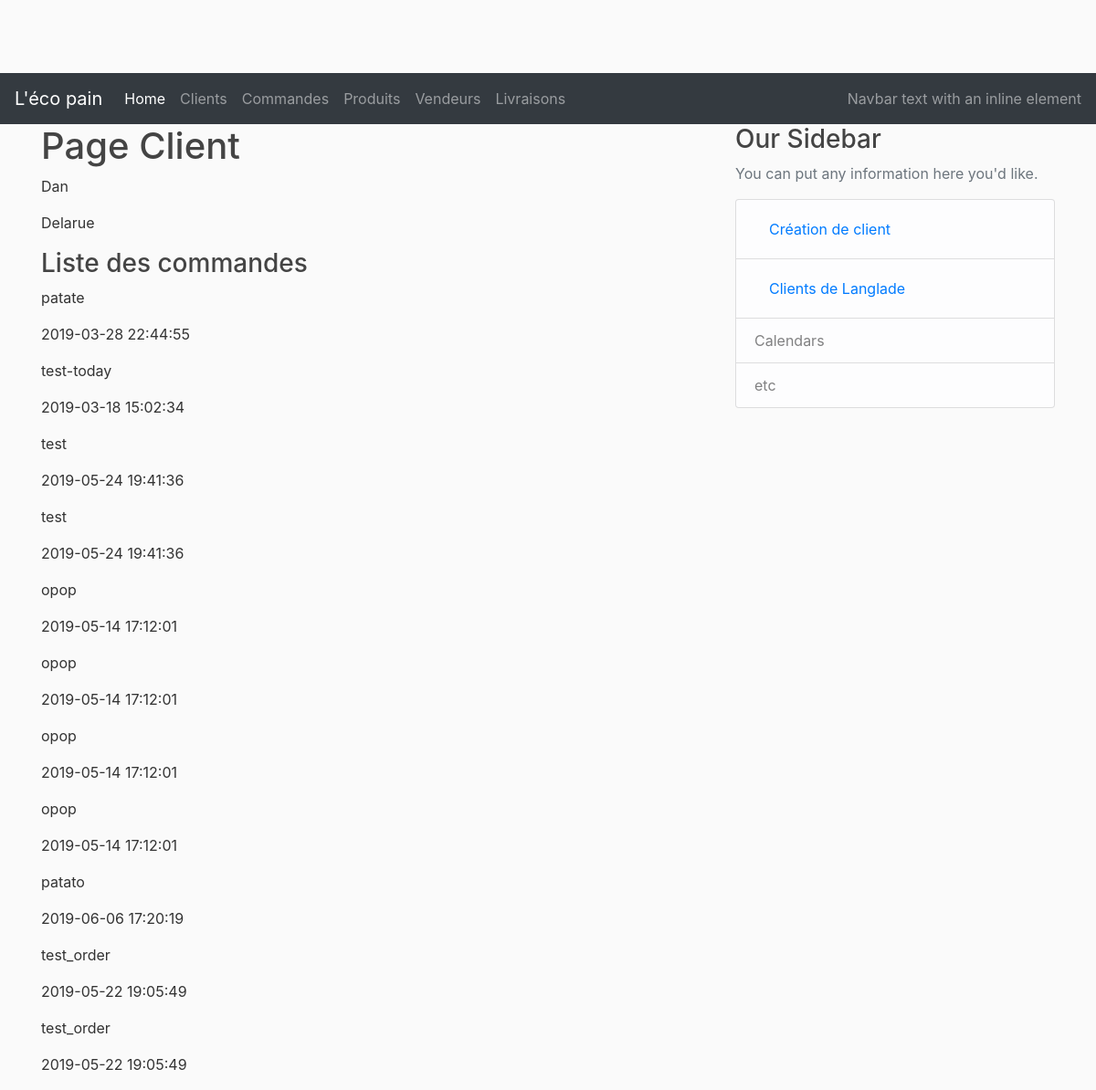
The app's page /customers/5 with its own data.
### lecopain/dao/customer.py (models this page shows, shortened)
class Customer(db.Model)        :
    __tablename__               = 'customers'
    id                          = db.Column(db.Integer, primary_key                             = True)
    firstname                   = db.Column(db.String(50), nullable                             = False)
    lastname                    = db.Column(db.String(50), nullable                             = False)
    address                     = db.Column(db.String(200))
    cp                          = db.Column(db.String(20))
    city                        = db.Column(db.String(50))
    email                       = db.Column(db.String(200), nullable                            = False)
    created_at                  = db.Column(db.DateTime, nullable                               = False, default = datetime.utcnow)
    orders                      = db.relationship('CustomerOrder', backref                      = 'owner', lazy  = True)

class CustomerOrder(db.Model)   :
    __tablename__               = 'customer_orders'
    id                          = db.Column(db.Integer, primary_key                             = True)
    title                       = db.Column(db.String(50), nullable                             = False)
    delivery_dt                 = db.Column(db.DateTime)
    created_at                  = db.Column(db.DateTime, nullable                               = False, default = datetime.utcnow)
    customer_id                 = db.Column(db.Integer, db.ForeignKey('customers.id'), nullable = False)
    status                      = db.Column(db.String(20), nullable                             = False)

### lecopain/controllers/customer_controller.py (the view)
@customer_page.route("/customers/<int:customer_id>")
def customer(customer_id):
    customer = Customer.query.get_or_404(customer_id)
    return render_template('/customers/customer.html', customer=customer)

### lecopain/templates/customers/customer.html
{% extends "layout.html" %}
{% block content %}
    <h1>Page Client</h1>
    <div class="content-section">
        <p>{{customer.firstname}}</p>
        <p>{{customer.lastname}}</p>
    </div>
    <div>
        <h3>Liste des commandes</h3>
    </div>
    <div class="content-section">
        {% for order in customer.orders %}
            <p>{{order.title}}</p>
            <p>{{order.delivery_dt}}</p>
        {% endfor %}
    </div>
{% endblock %}
{% block right_menu %}
<div class="content-section">
    <h3>Our Sidebar</h3>
    <p class='text-muted'>You can put any information here you'd like.
        <ul class="list-group">
        <li class="list-group-item list-group-item-light">
                <a class="nav-link" href="/customers/new">Création de client</a></li>
        <li class="list-group-item list-group-item-light">
                <a class="nav-link" href="/customers/city/Langlade">Clients de Langlade</a></li>
        <li class="list-group-item list-group-item-light">Calendars</li>
        <li class="list-group-item list-group-item-light">etc</li>
        </ul>
    </p>
</div>
{% endblock %}

### lecopain/static/main.css (style rules this page uses)
body { background: #fafafa; color: #333333; margin-top: 5rem; }
h1, h2, h3, h4, h5, h6 { color:#444444; }

### records on screen
Customer: firstname "Dan", lastname "Delarue"
CustomerOrder: title "patate", delivery_dt "2019-03-28 22:44:55"
CustomerOrder: title "test-today", delivery_dt "2019-03-18 15:02:34"
CustomerOrder: title "test", delivery_dt "2019-05-24 19:41:36"
CustomerOrder: title "test", delivery_dt "2019-05-24 19:41:36"
CustomerOrder: title "opop", delivery_dt "2019-05-14 17:12:01"
CustomerOrder: title "opop", delivery_dt "2019-05-14 17:12:01"
CustomerOrder: title "opop", delivery_dt "2019-05-14 17:12:01"
CustomerOrder: title "opop", delivery_dt "2019-05-14 17:12:01"
CustomerOrder: title "patato", delivery_dt "2019-06-06 17:20:19"
CustomerOrder: title "test_order", delivery_dt "2019-05-22 19:05:49"
CustomerOrder: title "test_order", delivery_dt "2019-05-22 19:05:49"
